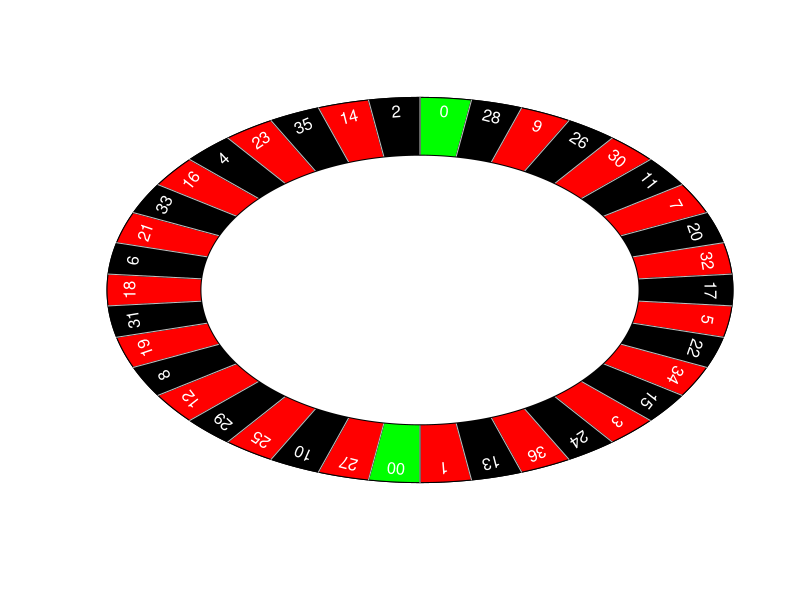

Recreate this plot in R.
## ---- chunk 1
nums = "0-28-9-26-30-11-7-20-32-17-5-22-34-15-3-24-36-13-1-00-27-10-25-29-12-8-19-31-18-6-21-33-16-4-23-35-14-2"
strings = unlist(strsplit(nums,"-"))
ints = unlist(lapply(strings,strtoi))
N = length(strings)
theta = seq(0,2*pi,length.out=1000)
plot(sin(theta),cos(theta),type="l",ann=F,axes=F)
for(i in 1:N){
  theta = seq((i-1)/N,i/N,length.out=100)*2*pi
  x = ints[i]
  if(x==0){
    col = "green"
  } else if(i%%2==1) {
    col = "red"
  } else {
    col = "black"
  }
  polygon(c(0,sin(theta)),c(0,cos(theta)),col=col)
}
for(i in 1:N){
  lines(c(0,sin(i/N*2*pi)),c(0,cos(i/N*2*pi)),col="gray")
  itex = i-0.5
  text(0.93*sin(itex/N*2*pi),0.93*cos(itex/N*2*pi),strings[i],srt=-itex/N*360,col="white",cex=1)
}
theta = seq(0,2*pi,length.out=1000)
polygon(0.7*sin(theta),0.7*cos(theta),col="white")
## ---- chunk 2
profit1 = c(-1, 35)
probs1 = c(37/38, 1/38)
mu1 = sum(profit1 * probs1)
## ---- chunk 3
sigma1 = sum((profit1-mu1)^2 * probs1)
## ---- chunk 4
profit2 = c(-1, 1)
probs2 = c(20/38, 18/38)
mu2 = sum(profit2 * probs2)
## ---- chunk 5
sigma2 = sum((profit2-mu2)^2 * probs2)
